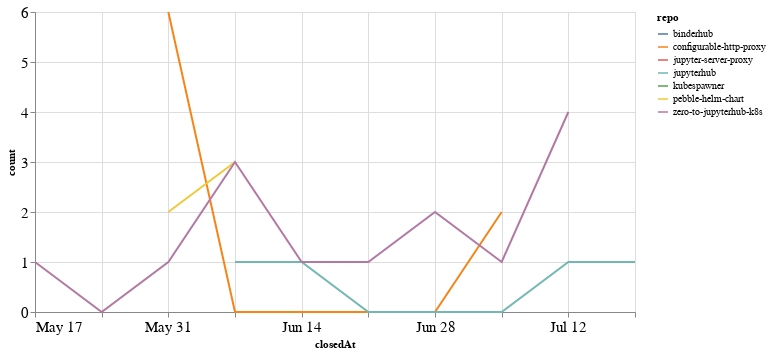

The notebook cell saved with this chart:
### Code cell
closed_by_time = closed_by.groupby('repo').resample('W', on='closedAt').count()['author'].reset_index()
closed_by_time = closed_by_time.rename(columns={'author': 'count'})

alt.Chart(closed_by_time, width=600).mark_line().encode(
    x='closedAt',
    y='count',
    color='repo',
    tooltip="repo"
)

### Figure 1 — Vega-Lite specification as saved in the notebook (floating-point values rounded to 4 significant figures)
{"config": {"axisLeft": {"labelFontSize": 15}, "axisBottom": {"labelFontSize": 15}}, "data": {"name": "data-ccb3ec9385016ad8cbff25bd93042cf1"}, "mark": "line", "encoding": {"color": {"type": "nominal", "field": "repo"}, "tooltip": {"type": "nominal", "field": "repo"}, "x": {"type": "temporal", "field": "closedAt"}, "y": {"type": "quantitative", "field": "count"}}, "width": 600, "$schema": "https://vega.github.io/schema/vega-lite/v4.8.1.json", "datasets": {"data-ccb3ec9385016ad8cbff25bd93042cf1": [{"repo": "binderhub", "closedAt": "2020-05-24T00:00:00", "count": 1}, {"repo": "configurable-http-proxy", "closedAt": "2020-05-31T00:00:00", "count": 6}, {"repo": "configurable-http-proxy", "closedAt": "2020-06-07T00:00:00", "count": 0}, {"repo": "configurable-http-proxy", "closedAt": "2020-06-14T00:00:00", "count": 0}, {"repo": "configurable-http-proxy", "closedAt": "2020-06-21T00:00:00", "count": 0}, {"repo": "configurable-http-proxy", "closedAt": "2020-06-28T00:00:00", "count": 0}, {"repo": "configurable-http-proxy", "closedAt": "2020-07-05T00:00:00", "count": 2}, {"repo": "jupyter-server-proxy", "closedAt": "2020-05-24T00:00:00", "count": 1}, {"repo": "jupyterhub", "closedAt": "2020-06-07T00:00:00", "count": 1}, {"repo": "jupyterhub", "closedAt": "2020-06-14T00:00:00", "count": 1}, {"repo": "jupyterhub", "closedAt": "2020-06-21T00:00:00", "count": 0}, {"repo": "jupyterhub", "closedAt": "2020-06-28T00:00:00", "count": 0}, {"repo": "jupyterhub", "closedAt": "2020-07-05T00:00:00", "count": 0}, {"repo": "jupyterhub", "closedAt": "2020-07-12T00:00:00", "count": 1}, {"repo": "jupyterhub", "closedAt": "2020-07-19T00:00:00", "count": 1}, {"repo": "kubespawner", "closedAt": "2020-06-28T00:00:00", "count": 1}, {"repo": "pebble-helm-chart", "closedAt": "2020-05-31T00:00:00", "count": 2}, {"repo": "pebble-helm-chart", "closedAt": "2020-06-07T00:00:00", "count": 3}, {"repo": "zero-to-jupyterhub-k8s", "closedAt": "2020-05-17T00:00:00", "count": 1}, {"repo": "zero-to-jupyterhub-k8s", "closedAt": "2020-05-24T00:00:00", "count": 0}, {"repo": "zero-to-jupyterhub-k8s", "closedAt": "2020-05-31T00:00:00", "count": 1}, {"repo": "zero-to-jupyterhub-k8s", "closedAt": "2020-06-07T00:00:00", "count": 3}, {"repo": "zero-to-jupyterhub-k8s", "closedAt": "2020-06-14T00:00:00", "count": 1}, {"repo": "zero-to-jupyterhub-k8s", "closedAt": "2020-06-21T00:00:00", "count": 1}, {"repo": "zero-to-jupyterhub-k8s", "closedAt": "2020-06-28T00:00:00", "count": 2}, {"repo": "zero-to-jupyterhub-k8s", "closedAt": "2020-07-05T00:00:00", "count": 1}, {"repo": "zero-to-jupyterhub-k8s", "closedAt": "2020-07-12T00:00:00", "count": 4}]}}
